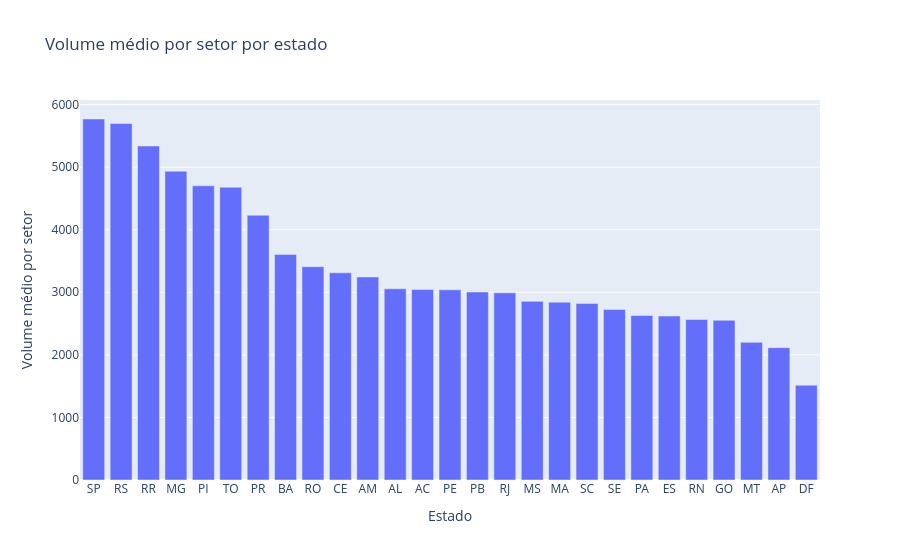

Notebook code cell kept with this figure:
### Code cell
base_estado = (
    base
    .groupby("estado")
    .agg(
        total_volumes=("total_volumes_mascarado", "sum"),
        qtd_setores=("cd_setor", "nunique")
    )
    .reset_index()
)

base_estado["volume_medio_por_setor"] = (
    base_estado["total_volumes"]
    / base_estado["qtd_setores"]
)

base_estado = base_estado.sort_values(
    "volume_medio_por_setor",
    ascending=False
)

fig = px.bar(
    base_estado,
    x="estado",
    y="volume_medio_por_setor",
    title="Volume médio por setor por estado",
    labels={
        "estado": "Estado",
        "volume_medio_por_setor": "Volume médio por setor"
    },
    hover_data={
        "total_volumes": ":,.0f",
        "qtd_setores": True,
        "volume_medio_por_setor": ":,.1f"
    }
)

fig.show()

### Figure 1 — Plotly figure (JSON) as saved in the notebook; plotly's stock layout.template omitted (floating-point values rounded to 4 significant figures)
{"data": [{"customdata": [[1055729, 183], [244968, 43], [16011, 3], [414395, 84], [126943, 27], [60821, 13], [232747, 55], [349617, 97], [40904, 12], [201983, 61], [94104, 29], [88625, 29], [21307, 7], [200563, 66], [135197, 45], [209335, 70], [65671, 23], [176191, 62], [155101, 55], [57236, 21], [178744, 68], [65507, 25], [107721, 42], [140371, 55], [96808, 44], [19038, 9], [33311, 22]], "hovertemplate": "Estado=%{x}<br>Volume médio por setor=%{y:,.1f}<br>total_volumes=%{customdata[0]:,.0f}<br>qtd_setores=%{customdata[1]}<extra></extra>", "legendgroup": "", "marker": {"color": "#636efa", "pattern": {"shape": ""}}, "name": "", "orientation": "v", "showlegend": false, "textposition": "auto", "type": "bar", "x": ["SP", "RS", "RR", "MG", "PI", "TO", "PR", "BA", "RO", "CE", "AM", "AL", "AC", "PE", "PB", "RJ", "MS", "MA", "SC", "SE", "PA", "ES", "RN", "GO", "MT", "AP", "DF"], "xaxis": "x", "y": [5769.0, 5697.0, 5337.0, 4933.0, 4702.0, 4679.0, 4232.0, 3604.0, 3409.0, 3311.0, 3245.0, 3056.0, 3044.0, 3039.0, 3004.0, 2990.0, 2855.0, 2842.0, 2820.0, 2726.0, 2629.0, 2620.0, 2565.0, 2552.0, 2200.0, 2115.0, 1514.0], "yaxis": "y"}], "layout": {"barmode": "relative", "legend": {"tracegroupgap": 0}, "title": {"text": "Volume médio por setor por estado"}, "xaxis": {"anchor": "y", "domain": [0, 1], "title": {"text": "Estado"}}, "yaxis": {"anchor": "x", "domain": [0, 1], "title": {"text": "Volume médio por setor"}}}}
